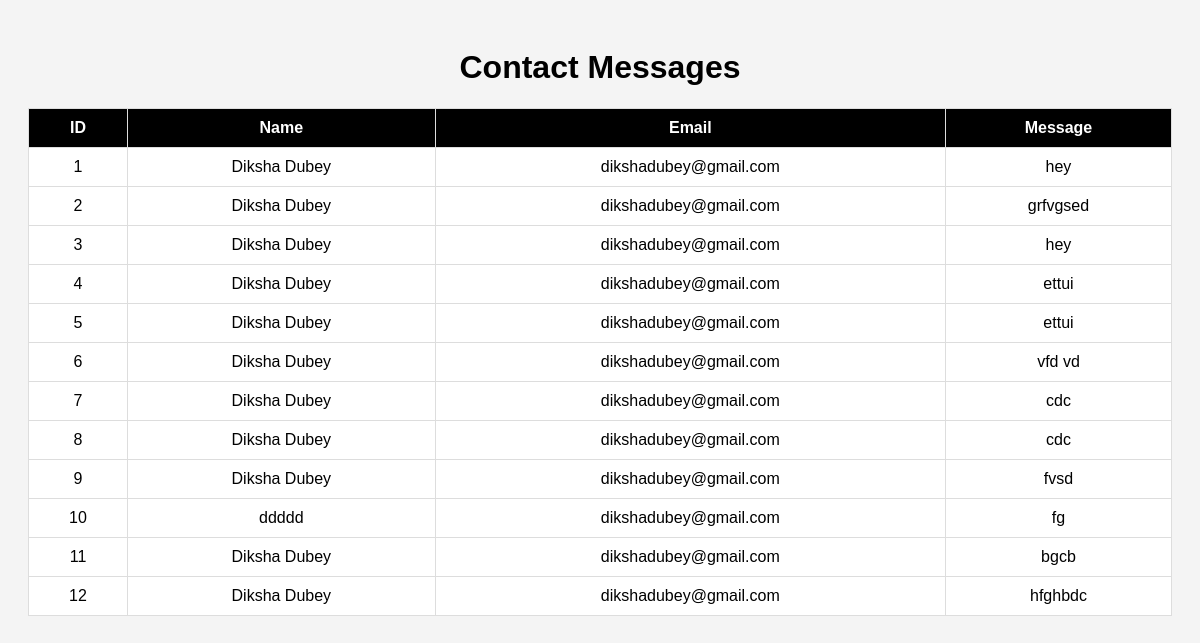
The page /admin on the database its author committed.
### tables this page shows
CREATE TABLE contacts (
        id INTEGER PRIMARY KEY AUTOINCREMENT,
        name TEXT,
        email TEXT,
        message TEXT
    );

### app.py (the view)
@app.route('/admin')
def admin():
    conn = sqlite3.connect('interior.db')
    cursor = conn.cursor()
    cursor.execute("SELECT * FROM contacts")
    data = cursor.fetchall()
    conn.close()
    return render_template('admin.html', contacts=data)

### templates/admin.html (shortened to what this page needs)
<!DOCTYPE html>
<html>
<head>
</head>
<body>
<h1>Contact Messages</h1>
<table>
    <tr>
        <th>ID</th>
        <th>Name</th>
        <th>Email</th>
        <th>Message</th>
    </tr>
    {% for c in contacts %}
    <tr>
        <td>{{ c[0] }}</td>
        <td>{{ c[1] }}</td>
        <td>{{ c[2] }}</td>
        <td>{{ c[3] }}</td>
    </tr>
    {% endfor %}
</table>
</body>
</html>

### templates/admin.html (style rules this page uses)
body { font-family: Arial; background:#f4f4f4; padding:20px; }
h1 { text-align:center; }
table { width:100%; border-collapse: collapse; background:white; }
th,td { border:1px solid #ddd; padding:10px; text-align:center; }
th { background:black; color:white; }

### rows shown on the page
contacts: id "1", name "Diksha Dubey", email "dikshadubey@gmail.com", message "hey"
contacts: id "2", name "Diksha Dubey", email "dikshadubey@gmail.com", message "grfvgsed"
contacts: id "3", name "Diksha Dubey", email "dikshadubey@gmail.com", message "hey"
contacts: id "4", name "Diksha Dubey", email "dikshadubey@gmail.com", message "ettui"
contacts: id "5", name "Diksha Dubey", email "dikshadubey@gmail.com", message "ettui"
contacts: id "6", name "Diksha Dubey", email "dikshadubey@gmail.com", message "vfd vd"
contacts: id "7", name "Diksha Dubey", email "dikshadubey@gmail.com", message "cdc"
contacts: id "8", name "Diksha Dubey", email "dikshadubey@gmail.com", message "cdc"
contacts: id "9", name "Diksha Dubey", email "dikshadubey@gmail.com", message "fvsd"
contacts: id "10", name "ddddd", email "dikshadubey@gmail.com", message "fg"
contacts: id "11", name "Diksha Dubey", email "dikshadubey@gmail.com", message "bgcb"
contacts: id "12", name "Diksha Dubey", email "dikshadubey@gmail.com", message "hfghbdc"
